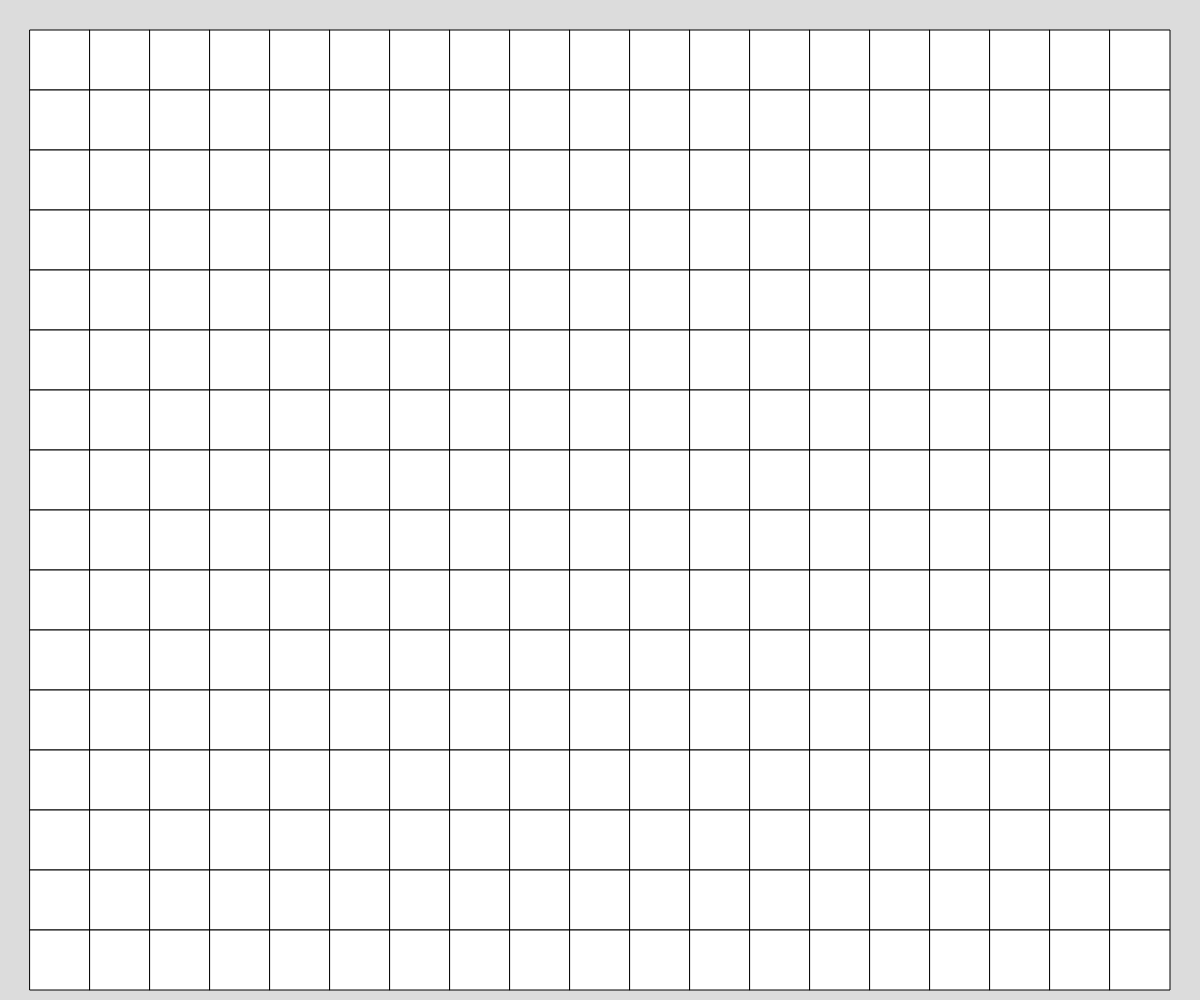
Frame 1 (no input)
Frame 60 (no input): identical to frame 1, image omitted
Frame 120 (the mouse pressed at the canvas centre since frame 60): identical to frame 1, image omitted

The p5.js sketch that drew this single still picture (run headless with seeded random() and noise() and a simulated clock; from frame 60 on, the mouse is pressed at the canvas centre):

// p5.js sketch
// ── sketch.js
// Project Title
// Your Name
// Date
//
// Extra for Experts:
// - describe what you did to take this project "above and beyond"

let gridSpacing = 60;


function setup() {
  createCanvas(windowWidth, windowHeight);
  rectMode(CENTER);
  rectGrid();
}

function mouseClicked(){
  if (mouseButton === LEFT){
    gridSpacing = gridSpacing ++;
    redraw;
  }

}




function rectGrid(){
  for (let y = gridSpacing; y < height; y+=gridSpacing){
    for (let x = gridSpacing; x < width; x+=gridSpacing){
      let size = (gridSpacing, gridSpacing);
      rect(x,y,size,size);
    }
  }
}


function draw() {
  background(220);
  rectGrid();
  
}
